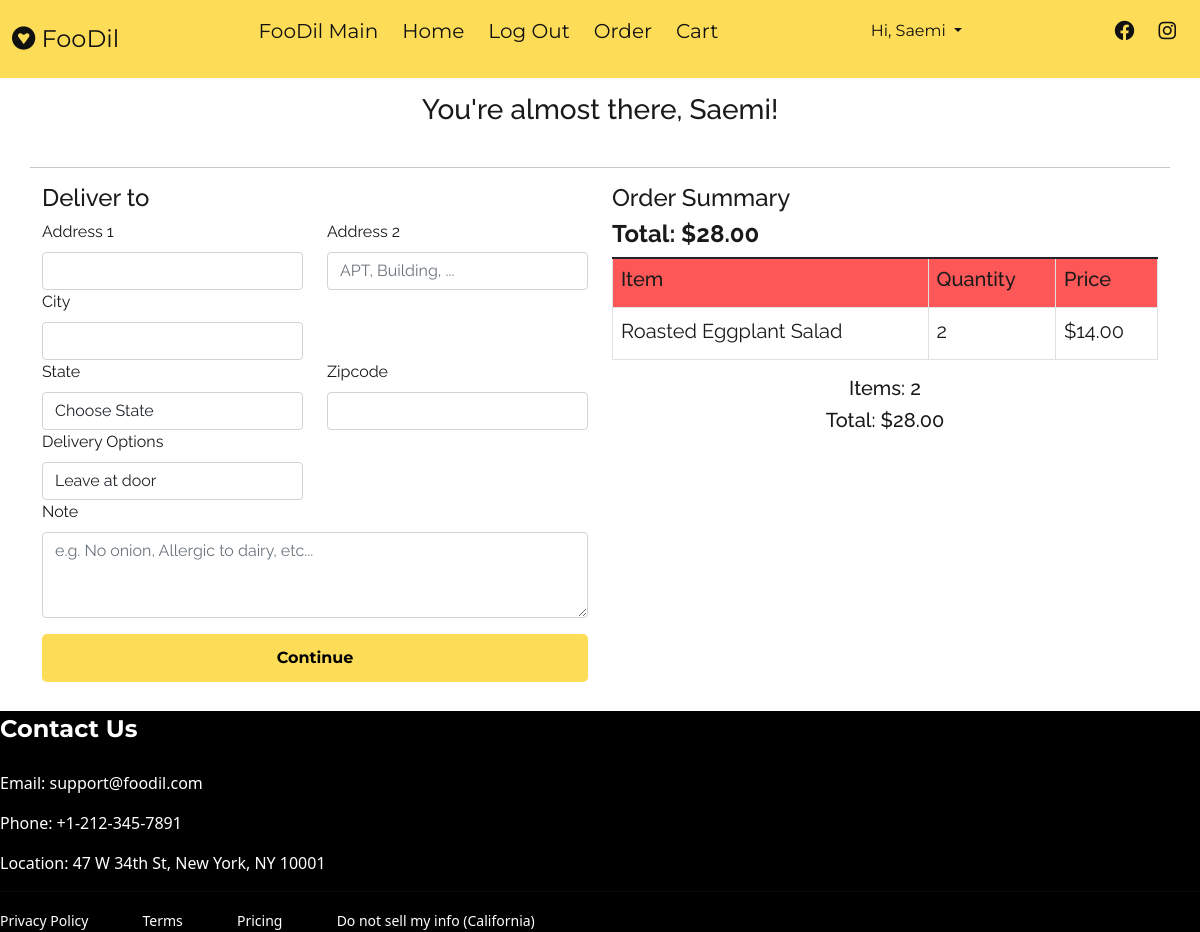
Page /customer/checkout/ (signed in) on the committed database.
### customer/models.py (models this page shows, shortened)
class Order(models.Model):
    username = models.ForeignKey(Customer_Account, on_delete=models.SET_NULL, null=True)
    restaurantID = models.ForeignKey(Restaurant_Account, on_delete=models.SET_NULL, null=True)
    orderedDate = models.DateTimeField(auto_now_add=True)
    complete = models.BooleanField(default=False, null=True, blank=True)
    transaction_id = models.CharField(max_length=200, null=True)
    @property
    def get_cart_total(self):
        orderitems = self.orderitem_set.all()
        total = sum([item.get_total for item in orderitems])
        return total
    @property
    def get_cart_items(self):
        orderitems = self.orderitem_set.all()
        total = sum([item.quantity for item in orderitems])
        return total

class OrderItem(models.Model):
    restaurantID = models.ForeignKey(Restaurant_Account, on_delete=models.SET_NULL, null=True)
    item = models.ForeignKey(Menu, on_delete=models.SET_NULL, blank=True, null=True)
    order = models.ForeignKey(Order, on_delete=models.SET_NULL, blank=True, null=True)
    quantity = models.IntegerField(default=0, null=True, blank=True)
    addedDate = models.DateTimeField(auto_now_add=True)
    isPaid = models.BooleanField(default=False, null=True, blank=True)
    transaction_id = models.CharField(max_length=200, null=True, blank=True)
    @property
    def get_total(self):
        total = self.item.price * self.quantity
        return total

### restaurant/models.py (models this page shows, shortened)
class Menu(models.Model):
    restaurantID = models.ForeignKey(Restaurant_Account, on_delete=models.CASCADE, default=None, null=True)
    item = models.CharField(max_length=100)
    itemImage = models.ImageField(upload_to='images/', blank=True)
    price = models.DecimalField(max_digits=6, decimal_places=2)
    category = models.CharField(
        max_length=20,
        choices=CHOICES)

### customer/decorators.py (the view)
        def wrapper_func(request, *args, **kwargs):
            group = None
            if request.user.groups.exists():
                group = request.user.groups.all()[0].name
            if group in allowed_roles:
                return view_func(request, *args, **kwargs)
            else:
                return HttpResponse('You are not authorized to view this page. You need to login as a customer. To sign up or login, please logout first.')

### customer/views.py (called while the page is built, shortened)
@login_required(login_url='login')
@allowed_users(allowed_roles=['admin', 'customer'])
def Checkout(request):
    order, created = Order.objects.get_or_create(username=request.user.id, complete=False)
    items = order.orderitem_set.all()
    rids = [x.restaurantID for x in items]
    result = 'same'
    rid = OrderItem.objects.filter(order=order).values_list('restaurantID', flat=True)[0] if len(rids) == 1 else ''
    if result != 'same':
        return redirect('cart')
    else:
        context = {'items': items, 'order': order, 'rid': rid }
        return render(request, 'customer/checkout.html', context)

### templates/customer/checkout.html (shortened to what this page needs)
{% extends 'customer/base.html' %}
{% load static %}
{% block content %}
<div class='container'>
        {% if not items %}
        <br><br>
        <h1>Uh-Oh!</h1>
        <br>
        <img style="width: 550px; height: 400px;" src="{% static 'customer/images/delivery.gif' %}" />
        <br><br>
        <h3>Looks like you have not ordered anything. <br> Go ahead & explore nearby restaurants!</h3>
        <br>
        {% else %}
    <div class='row'>
        <br><br>
        <h3 class="text-center" style="margin-top: 15px; margin-bottom: 40px;">You're almost there,
            {{request.user.first_name}}!</h3>
        <hr>
        <div class='col-md-6'>
            <div class="uk-width-xlarge uk-margin">
                <div class="uk-card uk-card-small uk-card-default uk-card-body">
                    <form class="row g-3 checkout" id='form'>
                        <div id='deliveryInfo'>
                            <h4>Deliver to</h4>
                            <div class='row'>
                                <div class="col-md-6">
                                    <label for="address_1" class="form-label">Address 1</label>
                                    <input type="text" class="form-control" id="inputEmail4" name='address_1' required>
                                </div>
                                <div class="col-md-6">
                                    <label for="address_2" class="form-label">Address 2</label>
                                    <input type="text" class="form-control" id="inputEmail4" name='address_2'
                                        placeholder="APT, Building, ...">
                                </div>
                                <div class="col-md-6">
                                    <label for="city" class="form-label">City</label>
                                    <input type="text" class="form-control" id="inputEmail4" name='city' required>
                                </div>
                            </div>
                            <div class='row'>
                                <div class="col-md-6">
                                    <label for="state" class="form-label">State</label>
                                    <select class="form-control" required name="state">
                                        <option value="default" selected>Choose State</option>
                                    </select>
                                </div>
                                <div class="col-md-6">
                                    <label for="zipcode" class="form-label">Zipcode</label>
                                    <input type="text" class="form-control" id="zipcode" name='zipcode' required>
                                </div>
                                <div class="col-lg-6">
                                    <label for="option" class="form-label">Delivery Options</label>
                                    <select class="form-control" required name="option">
                                        <option value="Leave at door">Leave at door</option>
                                    </select>
                                </div>
                                <div>
                                    <label for="note" class="form-label">Note</label>
                                    <textarea rows='3' class="form-control" id="note" name='note'
                                        placeholder="e.g. No onion, Allergic to dairy, etc..."></textarea>
                                </div>
                            </div>
                        </div>
                        <div class="col-12">
                            <div class="d-grid gap-2">
                                <button class="myBtn" type="submit" id='cBtn'>Continue</button>
                            </div>
                        </div>
                    </form>
                </div>
                <br>
            </div>
        </div>
        <div class='col-md-6'>
            <div class="uk-width-xlarge uk-margin">
                <div class="uk-card uk-card-small uk-card-default uk-card-body">
                    <table class="table table-bordered">
                        <thead>
                            <tr>
                                <h4>Order Summary</h4>
                                <h4><strong>Total: ${{order.get_cart_total|floatformat:2}}</strong></h4>
                            </tr>
                        </thead>
                        <tbody>
                            <tr>
                                <td style="background-color: #fd5757;">
                                    <h5>Item</h5>
                                </td>
                                <td style="background-color: #fd5757;">
                                    <h5>Quantity</h5>
                                </td>
                                <td style="background-color: #fd5757;">
                                    <h5>Price</h5>
                                </td>
                            </tr>
                            {% for item in items %}
                            <tr>
                                <td>
                                    <p class="items">{{item.item.item}}</p>
                                </td>
                                <td>
                                    <p class="items">{{item.quantity}}</p>
                                </td>
                                <td>
                                    <p class="items">${{item.item.price}}</p>
                                </td>
                            </tr>
                            {% endfor %}
                        </tbody>
                    </table>
                </div>
            </div>
            <center>
                <h5>Items: {{order.get_cart_items}}</h5>
                <h5>Total: ${{order.get_cart_total|floatformat:2}}</h5>
            </center>
        </div>
        {% endif %}
    </div>
</div>
{% endblock %}

### templates/customer/base.html (shortened to what this page needs)
{% load static %}
<!DOCTYPE html>
<html lang="en">
<head>
    <link rel="stylesheet" href="{% static 'customer/css/style.css' %}?after">
    <link href="https://cdn.jsdelivr.net/npm/bootstrap@5.1.3/dist/css/bootstrap.min.css" rel="stylesheet"
>
    <link rel="stylesheet" href="https://cdnjs.cloudflare.com/ajax/libs/font-awesome/6.0.0/css/all.min.css"
 />
</head>
<body>
    <div class="culmn">
        <nav class="main_navbar">
            <div class="navbar__logo">
                <i class="fa-brands fa-gratipay"></i>
                <a href="{% url 'index' %}">FooDil</a>
            </div>
            <ul class="navbar__menu">
                <li><a href="{% url 'main' %}">FooDil Main</a></li>
                {% if user.is_authenticated %}
                <li><a href="{% url 'index' %}">Home</a></li>
                <li><a href="{% url 'logout' %}">Log Out</a></li>
                {% else %}
                <li><a href="{% url 'login' %}">Login</a></li>
                {% endif %}
                <li><a href="{% url 'order' %}">Order</a></li>
                <li><a href="{% url 'cart' %}">Cart</a></li>
            </ul>
            {% if user.is_authenticated %}
            <ul class="navbar__hello">
                <li id="hello-msg">
                    <div class="dropdown show">
                        <a class="btn myDropdown dropdown-toggle" href="#" role="button" id="dropdownMenuLink"
                            data-toggle="dropdown" aria-haspopup="true" aria-expanded="false"
                            style="box-shadow:none; outline:none;">
                            Hi, {{ request.user.first_name }}
                        </a>
                    </div>
                </li>
            </ul>
            {% endif %}
            <ul class="navbar__links">
                <li><a href="http://facebook.com"><i class="fa-brands fa-facebook"></i></a></li>
                <li><a href="http://instagram.com"><i class="fa-brands fa-instagram"></i></a></li>
            </ul>
        </nav>
        {% block content %}
        {% endblock %}
    </div>
    {% include 'customer/footer.html' %}
</body>
</html>

### customer/static/customer/css/style.css (style rules this page uses)
html, body { font-size: 16px; color: #797979; width: 100%; padding: 0; margin-left: 0; margin-right: 0; font-weight: 400; width: 100%; font-family: 'Raleway', sans-serif; }
h1, h2, h3, h4, h5, h6 { margin: 0; font-family: 'Raleway', sans-serif; color: #1a1a1a; margin-bottom: 10px; }
h3 { font-size: 1.500rem; line-height: 2rem; }
h4 { font-size: 1.6rem; line-height: 2.2rem; }
h5 { font-size: 1.125rem; line-height: 1.575rem }
.culmn { width: 100%; overflow: hidden; }
.main_navbar { display: flex; justify-content: space-between; align-items: center; background-color: #fddc57; padding: 8px 12px; font-family: 'Montserrat', sans-serif; }
.main_navbar a { text-decoration: none; color: #111; }
.navbar__logo { font-size: 24px; color: #111; }
.navbar__menu { font-size: 20px; display: flex; list-style: none; padding-left: 0; }
.navbar__hello { font-size: 20px; display: flex; list-style: none; padding-left: 0; }
.navbar__links { font-size: 20px; list-style: none; color: #111; display: flex; padding-left: 0; }
.navbar__links li { padding: 8px 12px; }
.navbar__menu li { padding: 8px 12px; }
.myBtn, .myDropdown { padding: 12px 20px; border-radius: 5px; border-style: none; font-family: 'Montserrat', sans-serif; background-color: #fddc57; font-weight: bold; }

### templates/customer/checkout.html (style rules this page uses)
.checkout, .items { font-family: 'Raleway', sans-serif; color: #1a1a1a; margin-bottom: 5px; }
.items { font-size: 20px; }

### rows in the picture
Order: get_cart_total "28.00", get_cart_items "2"
OrderItem: item.item "Roasted Eggplant Salad", quantity "2", item.price "14.00"

### other values in the picture
{{ request.user.first_name }} "Saemi"
